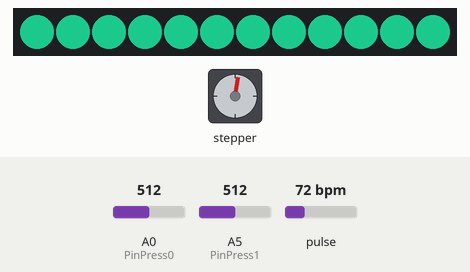
Simulated run of this sketch. Board: Arduino Uno, built with avr-gcc and run on an emulated ATmega328P. On the bench: 12 RGB LEDs in strip order, left to right, stepper motor. The test bench sets the inputs (shaded band); at power-on: pulse 72 bpm, A5 (PinPress1) = 512, A0 (PinPress0) = 512. Dim RGB values are drawn brighter than linear; colours are those a GRB WS2812 strip shows for the declared byte order; stepper angles assume 4096 steps per turn.

Above: at 2.1 s.
2.2 s: pulse set to 42 bpm
At 3.91 s:
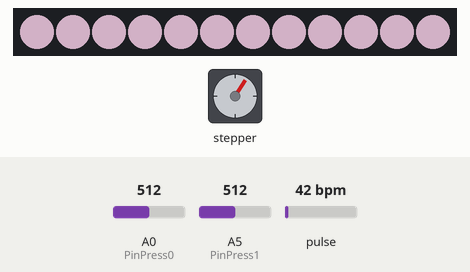
4.9 s: A5 (PinPress1) set to 190
7.3 s: A5 (PinPress1) set to 286
8.9 s: A5 (PinPress1) set to 317
At 9.82 s:
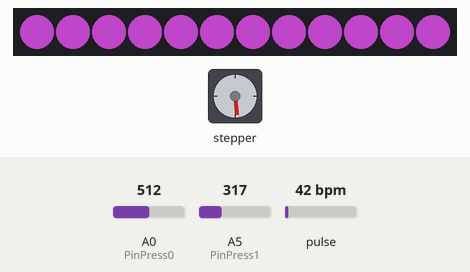
10.7 s: A0 (PinPress0) set to 560
13.6 s: A0 (PinPress0) set to 316
At 15.55 s:
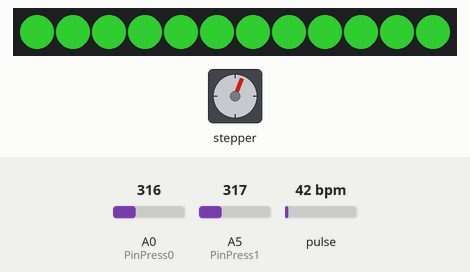
16.0 s: A0 (PinPress0) set to 292
At 16.75 s:
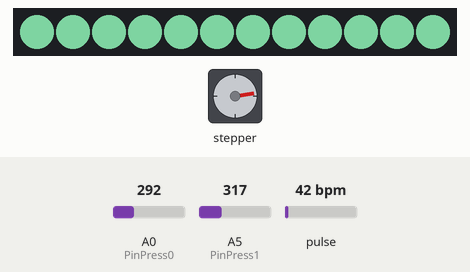
Timing chart, 0 to 20.0 s (numbered marks = the images above; inputs shaded):
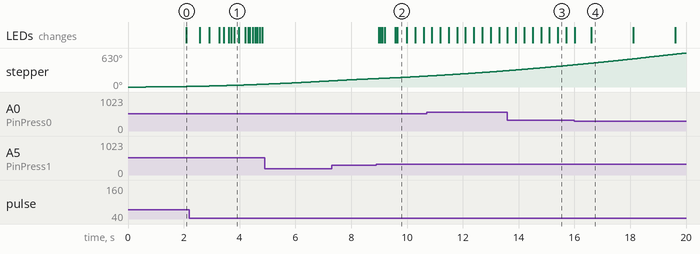

The sketch:

pc_final_01.ino
```cpp
#define USE_ARDUINO_INTERRUPTS true
#include <PulseSensorPlayground.h>
#include "AccelStepper.h"
#include "FastLED.h"

int PinPress0 = A0;
int PinPress1 = A5;
int PinHeart0 = A2;
int PinHeart1 = A3;

const int PulseI0 = 0;
const int PulseI1 = 1;


// 电机步进方式定义
#define FULLSTEP 4    //全步进参数
#define HALFSTEP 8    //半步进参数

// 定义步进电机引脚
#define motor1Pin1  8     // 一号28BYJ48连接的ULN2003电机驱动板引脚 in1
#define motor1Pin2  9     // 一号28BYJ48连接的ULN2003电机驱动板引脚 in2
#define motor1Pin3  10    // 一号28BYJ48连接的ULN2003电机驱动板引脚 in3
#define motor1Pin4  11

PulseSensorPlayground pulseSensor(2);
AccelStepper stepper1(HALFSTEP, motor1Pin1, motor1Pin3, motor1Pin2, motor1Pin4);

int lastE[2][10] = {
    {0,0,0,0,0,0,0,0,0,0},
    {0,0,0,0,0,0,0,0,0,0}
};

CRGB Scolor[20] = {
  0xf56eb3, 0xcb1c8d, 0x7f167f, 0x6d67e4, 0x46C2cb, 0xffe15d,
  0xf49d1a, 0xdc3535, 0xcff5e7, 0x0d4c92, 0xd6e4e5, 0xeb6440,
  0xf0ff42, 0x379237, 0xff97c1, 0xe0144c, 0x4649ff, 0x1d1ce5,
  0x00f5ff
};

#define NUM_LEDS 12             // LED灯珠数量
#define DATA_PIN 5              // Arduino输出控制信号引脚
#define LED_TYPE WS2812B         // LED灯带型号
#define COLOR_ORDER RGB     // RGB灯珠中红色、绿色、蓝色LED的排列顺序
int colorI=0;
uint8_t max_bright = 128;       // LED亮度控制变量，可使用数值为 0 ～ 255， 数值越大则光带亮度越高
CRGB leds[NUM_LEDS];

void setup() {
    int Threshold = 550;

    stepper1.setMaxSpeed(2000.0);    // 1号电机最大速度500
    stepper1.setAcceleration(50.0);

    // Set input 0
    pulseSensor.analogInput(PinHeart0, PulseI0);
    pulseSensor.setThreshold(Threshold, PulseI0);
    // Set input 1
    pulseSensor.analogInput(PinHeart1, PulseI1);
    pulseSensor.setThreshold(Threshold, PulseI1);

    if (pulseSensor.begin()) {
        Serial.println("We create a pulseSensor Object!");
    }

    LEDS.addLeds<LED_TYPE, DATA_PIN, COLOR_ORDER>(leds, NUM_LEDS);  // 初始化灯带
    FastLED.setBrightness(max_bright);

}


int time = -30000;
int target = 200;
void loop() {

  if ( stepper1.currentPosition() == 0){
    stepper1.moveTo(target);
    for( int i = 0; i < NUM_LEDS; i++) {
      // Serial.println(Scolor[6]);
      leds[i] = Scolor[0];
    }
    FastLED.show();
  }
  //   // 1号电机转动半周
  //   stepper1.moveTo(2048);
  // trigger();

  // stepper1.run();
  if (stepper1.currentPosition() < target) {
    stepper1.run();
  }

  // put your main code here, to run repeatedly:

  if (time >= 30000) {
    time = -30000;
    int step = listen();
    // for( int i = 0; i < NUM_LEDS; i++) {
    //     // Serial.println(Scolor[6]);
    //   leds[i] = Scolor[colorI];
    // }
    // colorI += 1;
    if (colorI > 20) colorI = 0;
    FastLED.show();
    if (step > 0) {
      target += step;
      stepper1.moveTo(target);
      Serial.println(target);
    }
  }
  time += 1;

    // fuck you that's event

}

int listen() {
    int event0 = 0;
    int event1 = 0;
    // fuck arduino see I recovered heart;
    bool heart0 = readHeart(PulseI0);
    if (heart0) event0 += 1;
    bool heart1 = readHeart(PulseI1);
    if (heart1) event1 += 1;

    // fuck arduino this is analog pressure;
    bool touch0 = readTouch(PinPress0);
    if (touch0) event0 += 2;
    bool touch1 = readTouch(PinPress1);
    if (touch1) event1 += 2;

    int flag1;
    int flag2;

    pop10push(lastE[0], event0);
    pop10push(lastE[1], event1);

    int step = 0;

    if (event0 != 0 && event1 != 0) {
        // TODO: trigger special effect
        step += 100;
        for( int i = 0; i < NUM_LEDS; i++) {
        // Serial.println(Scolor[6]);
          leds[i] = Scolor[colorI];
        }
        colorI += 1;
        Serial.println("匹配成功");
    } else {
      if (event0 != 0) {
        step += check_last(event0, 1, 0);
      } else if (event1 != 0) {
        step += check_last(event1, 0, 1);
      }
    }
    return step;
}

int check_last(int event, int check, int user) {
    // lastUe: the user who trigger the event
    // lastCe: the list of operate used for check
    int count = 0;
    int multi = 1;
    bool touch = 0;
    for (int i = 9; i >= 0; i--) {
        count += lastE[check][i];
        if (lastE[check][i] != 0) {
            multi *= lastE[check][i];
        }
    }

    if (count == 0) {
        // 可恶，对方没有心动！
        // Serial.println("可恶，对方没有心动！");
        Serial.println("对方使用了龟壳功");
        return 1;
    } else {
        Serial.print(multi);
        Serial.print(":");
        Serial.print(event);
        Serial.print("##");
        Serial.println(user);
        // Serial.println("让我看看是谁心乱了？");
        if ((event * multi) % 2 == 0) {
          if (event == 2) {
            // touch meet touch
            Serial.println("葵花点穴手");
            return 50;
          } else {
            // touch meet heart
            Serial.println("心里有事了");
            return 20;
          }
        } else {
          if (event == 2) {
            // touch meet heart
            Serial.println("葵花解穴手");
            return 20;
          } else {
            // heart meet heart
            Serial.println("漏一拍心跳");
            return 10;
          }
        }
    }
}


void pop10push(int* last, int number) {
    for (int i = 9; i >= 0; i--) {
//        Serial.print(last[i]);
//        Serial.print("/");
        if (i == 0) {
            last[i] = number;
        } else {
            last[i] = last[i - 1];
        }
    }
}

void resetLast(int* last) {
    for (int i = 0; i < 10; i++) {
        last[i] = 0;
    }
}

bool readHeart(int pin){
    int myBPM = pulseSensor.getBeatsPerMinute(pin);
    if(pulseSensor.sawStartOfBeat(pin)){
        Serial.print("♥HeartBeat  ###  ");
        Serial.print("INPUT: ");
        Serial.print(pin);
        Serial.print("  |||  ");
        Serial.print("BPM: ");
        Serial.println(myBPM); //Heartbeat
        return 1;
    }
    else{
        return 0;
    }
}

bool readTouch(int pin) {
    int fsrReading = analogRead(pin);
    if(fsrReading > 300){
        Serial.print("TouchTouch  ###  ");
        Serial.print("INPUT: ");
        Serial.print(pin);
        Serial.print("  |||  ");
        Serial.print("PSR: ");
        Serial.println(fsrReading);
        return 1;
    }
    else{
        return 0;
    }
}
```

Measured:
- the behaviour switches between 301 and 300 on A0 (PinPress0) (found by bisection; images 3 and 4)
- after the input at 8.9 s, the LEDs: first change after 0.09 s (image 2 shows a later state)
